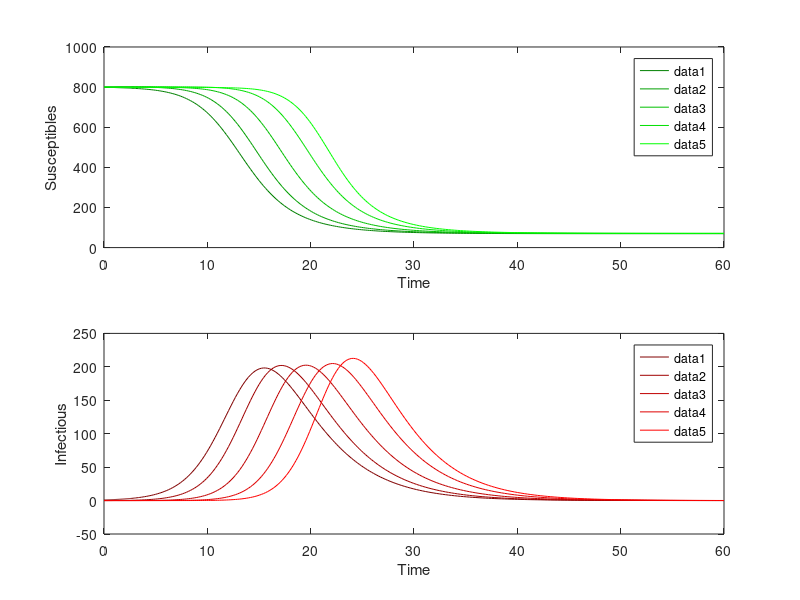

The MATLAB source for this figure:
function [t,X,Y] = Program_7_2(n,beta,gamma,l,r,N0,X0,Y0,MaxTime)
%
% 
%
% Program_7_2( n,beta, gamma, l, r, N0, X0, Y0, MaxTime)
%      This is the MATLAB version of program 7.2 from page 242 of 
% "Modeling Infectious Disease in humans and animals" 
% by Keeling & Rohani.
% 
% It is the SIR epidemic in a metapopulationFor simplicity births and deaths have been 
% ignored, and we work with numbers of individuals.
% Y[i][j] refers to infected individual who are currently in i but live in j..
%

% Sets up default parameters if necessary.
if nargin == 0
   n=5;
   beta=1.0*ones(n,1);
   gamma=0.3*ones(n,1);
   N0=1000*ones(n,1);
   X0=800*ones(n,1);
   Y0=0.0*ones(n,1); Y0(1)=1;
   MaxTime=60;
   l=0.1*(diag(ones(1,n-1),1)+diag(ones(1,n-1),-1));
   r=2*ones(n,n); r=r-diag(diag(r));
end

% Check all parameters are the right size
beta=CheckSize(beta,n,1,'beta');
gamma=CheckSize(gamma,n,1,'gamma');
l=CheckSize(l,n,n,'m');
r=CheckSize(r,n,n,'m');
N0=CheckSize(N0,n,1,'S0');
X0=CheckSize(X0,n,1,'S0');
Y0=CheckSize(Y0,n,1,'I0');

% Checks all the parameters are valid
CheckGreaterOrEqual(beta,0,'beta');
CheckGreaterOrEqual(gamma,0,'gamma');
CheckGreaterOrEqual(l,0,'m');
CheckGreaterOrEqual(r,0,'m');
CheckGreaterOrEqual(N0,0,'S0');
CheckGreaterOrEqual(X0,0,'S0');
CheckGreaterOrEqual(Y0,0,'I0');

if sum(abs(diag(l)))>0
    warning('Diagonal terms in movement matrix l are non-zero');
end
if sum(abs(diag(r)))>0
    warning('Diagonal terms in return rate matrix r are non-zero');
end
m=find(X0+Y0>N0);
if length(m)>0
    error('Population %g, susceptibles + infecteds are greater than population size',m(1));
end

X=zeros(n,n); Y=zeros(n,n); NN=zeros(n,n);
X=diag(X0); Y=diag(Y0); NN=diag(N0); All=reshape([X Y NN],3*n*n,1);

% The main iteration 
options = odeset('RelTol', 1e-4);
[t, pop]=ode45(@Diff_7_1,[0 MaxTime],All,options,n, beta, gamma, l, r);

X=zeros(length(t),n); Y=X;
for i=1:n
    X(:,i)=sum(pop(:,i:n:(n*n))')';
    Y(:,i)=sum(pop(:,(n*n)+[i:n:(n*n)])')';
end

% plots the graphs with scaled colours
subplot(2,1,1)
h=plot(t,X,'-g');
for i=1:n
    set(h(i),'Color',[0 0.5+0.5*(i-1)/(n-1) 0]);
end
legend(h);
xlabel 'Time';
ylabel 'Susceptibles'

subplot(2,1,2) 
h=plot(t,Y,'-r');
for i=1:n
    set(h(i),'Color',[0.5+0.5*(i-1)/(n-1) 0 0]);
end
legend(h);
xlabel 'Time';
ylabel 'Infectious'



% Calculates the differential rates used in the integration.
function dPop=Diff_7_1(t,pop, n, beta, gamma, l, r)

X=reshape(pop(1:(n*n)),n,n); Y=reshape(pop((n*n)+[1:(n*n)]),n,n); 
NN=reshape(pop(2*(n*n)+[1:(n*n)]),n,n);

dX=zeros(n,n); dY=zeros(n,n); dNN=zeros(n,n);

% Note the different use of .* and *

sumY=sum(Y')'; sumNN=sum(NN')';

% First do the off diagonals.
dX = -X.*((beta.*sumY./sumNN)*ones(1,n)) + l.*(ones(n,1)*diag(X)')   - r.*X;
dY = X.*((beta.*sumY./sumNN)*ones(1,n)) - Y.*(gamma*ones(1,n)) + l.*(ones(n,1)*diag(Y)')   - r.*Y;
dNN =  l.*(ones(n,1)*diag(NN)')   - r.*NN;

% Now do diagonals
DX = -diag(X).*(beta.*sumY./sumNN) - sum(l)'.*diag(X) + sum(r.*X)';
DY = diag(X).*(beta.*sumY./sumNN) - diag(Y).*gamma - sum(l)'.*diag(Y) + sum(r.*Y)';
DNN = - sum(l)'.*diag(NN) + sum(r.*NN)';

dX = dX - diag(diag(dX)) + diag(DX);
dY = dY - diag(diag(dY)) + diag(DY);
dNN = dNN - diag(diag(dNN)) + diag(DNN);

dPop=reshape([dX dY dNN],3*n*n,1);

% Does a simple check on the size and possible transpose
function Parameter=CheckSize(Parameter, L, W, str)

[l w]=size(Parameter);

if(l==W & w==L)
    Parameter=Parameter'; [l w]=size(Parameter);
end

if(l==1 & w==1)
    warning('Parameter %s is a scaler value, expanding to size %d x %d',str,L,W);
    Parameter=Parameter*ones(L,W);
    [l w]=size(Parameter);
end

if(l~=L | w~=W)
    error('Parameter %s is of size %d x %d and not %d x %d',str,l,w,L,W);
end


% Does a simple check on the value
function []=CheckGreaterOrEqual(Parameter, Value, str)

m=find(Parameter<Value);
if length(m)>0
    error('Parameter %s(%g) (=%g) is less than %g',str,m(1),Parameter(m(1)),Value);
end


